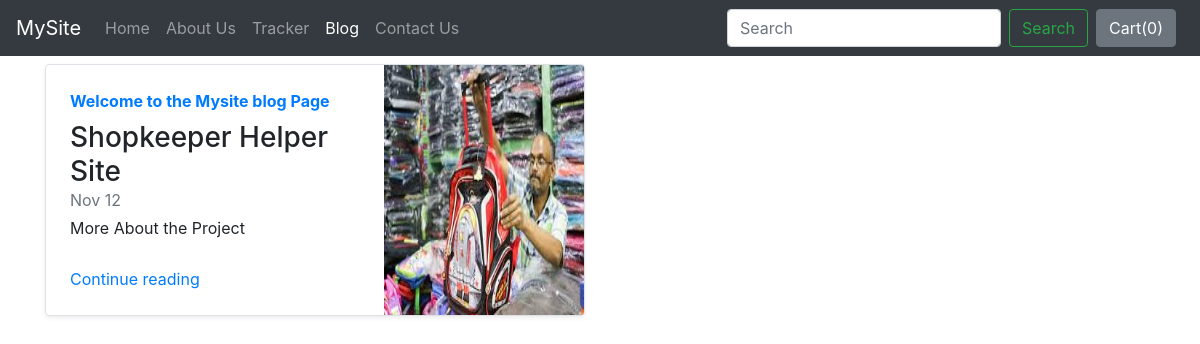
Screenshot of /blog/ with the database file from the repository.
### blog/models.py (models this page shows, shortened)
class Blogpost(models.Model):
    post_id = models.AutoField(primary_key=True)
    title = models.CharField(max_length=50)
    head0 = models.CharField(max_length=500, default="")
    chead0 = models.CharField(max_length=5000, default="")
    head1 = models.CharField(max_length=500, default="")
    chead1 = models.CharField(max_length=5000, default="")
    head2 = models.CharField(max_length=500, default="")
    chead2 = models.CharField(max_length=5000, default="")
    pub_date = models.DateField()
    thumbnail = models.ImageField(upload_to='shop/images', default="")
    objects = models.Manager()

### blog/views.py (the view)
# urls.py: path("", views.index, name='index'),
def index(request):
    myposts = Blogpost.objects.all()
    return render(request ,'blog/index.html' , {'myposts': myposts})

### blog/templates/blog/index.html (shortened to what this page needs)
{% extends 'blog/basic.html' %}
{% block body %}
<div class="container">
<div class="row my-2">
    {% for item in myposts %}
        <div class="col-md-6">
            <div
                class="row no-gutters border rounded overflow-hidden flex-md-row mb-4 shadow-sm h-md-250 position-relative">
                <div class="col p-4 d-flex flex-column position-static">
                    <strong class="d-inline-block mb-2 text-primary">{{item.head0}}</strong>
                    <h3 class="mb-0">{{item.title}}</h3>
                    <div class="mb-1 text-muted">Nov 12</div>
                    <p class="card-text mb-auto">{{item.head1}}</p>
                    <a href="blogpost/{{item.post_id}}" class="stretched-link">Continue reading</a>
                </div>
                <div class="col-auto d-none d-lg-block">
                    <img src="/media/{{item.thumbnail}}" class="bd-placeholder-img" width="200" height="250"
                        aria-label="Placeholder: Thumbnail"/>
                </div>
            </div>
        </div>
    {% endfor %}
</div>
{% endblock %}

### rows the page displays
Blogpost: head0 "Welcome to the Mysite blog Page", title "Shopkeeper Helper Site", head1 "More About the Project", thumbnail (picture)
